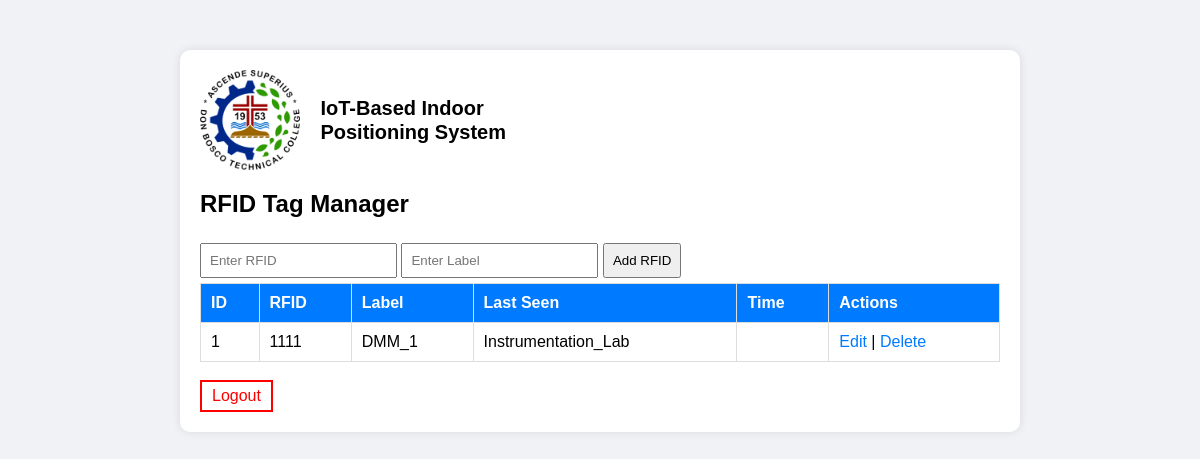
Page /dashboard (signed in) on the earlier database version.
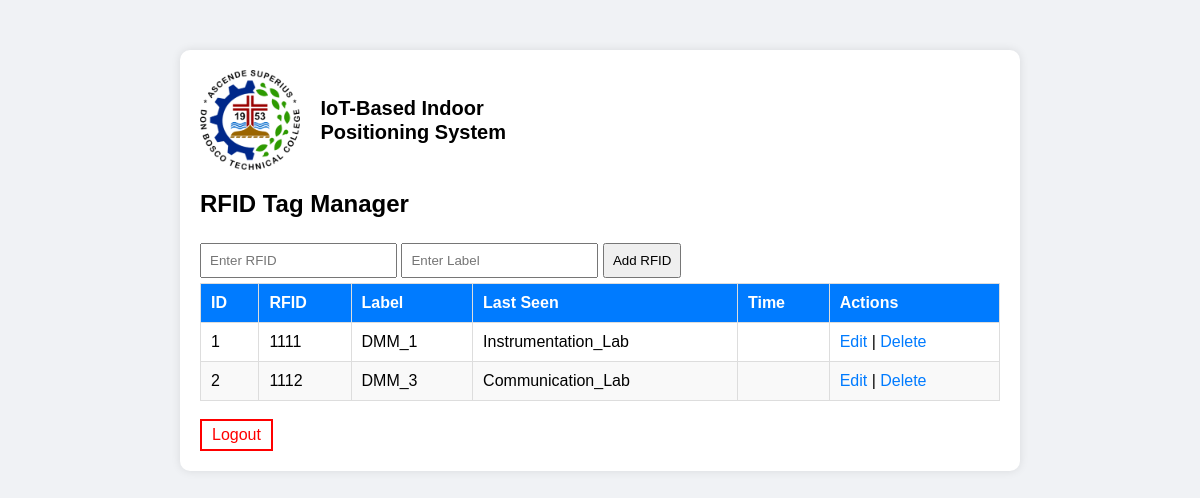
Same page on the later database version.
### app.py (models this page shows)
class Tag(db.Model):
    id = db.Column(db.Integer, primary_key=True)
    rfid = db.Column(db.String(120), unique=True, nullable=False)
    label = db.Column(db.String(120), nullable=False)
    last_seen = db.Column(db.String(120), nullable=False)
    time_seen = db.Column(db.String(120), nullable=False)

### app.py (the view, shortened to what this page needs)
@app.route('/dashboard', methods=['GET', 'POST'])
@login_required
def dashboard():
    tags = Tag.query.all()
    return render_template('dashboard.html', tags=tags)

### app.py (called while the page is built)
@login_manager.user_loader
def load_user(user_id):
    return User.query.get(int(user_id))

### templates/dashboard.html
{% extends "layout.html" %}
{% block content %}
<div class="box">
    <div style="display: flex; align-items: center; gap: 20px;">
        <img src="{{ url_for('static', filename='DONB.png') }}" alt="Don Bosco Logo" style="height: 100px;">
        <div style="font-size: 20px; font-weight: bold; line-height: 1.2;">
            IoT-Based Indoor<br>
            Positioning System
        </div>
    </div>
    <h2>RFID Tag Manager</h2>
    <form method="POST">
        <input type="text" name="rfid" placeholder="Enter RFID" required>
        <input type="text" name="label" placeholder="Enter Label" required>
        <button type="submit">Add RFID</button>
    </form>
    <table>
        <thead>
            <tr>
                <th>ID</th>
                <th>RFID</th>
                <th>Label</th>
                <th>Last Seen</th>
                <th>Time</th>
                <th>Actions</th>
            </tr>
        </thead>
        <tbody>
            {% for tag in tags %}
            <tr>
                <td>{{ tag.id }}</td>
                <td>{{ tag.rfid }}</td>
                <td>{{ tag.label }}</td>
                <td>{{ tag.last_seen.split(' ')[0] if tag.last_seen else "N/A" }}</td>
                <td>{{ tag.last_seen.split(' ')[1] if tag.last_seen else "N/A" }}</td>
                <td>
                    <a href="{{ url_for('edit', id=tag.id) }}">Edit</a> |
                    <a href="{{ url_for('delete', id=tag.id) }}">Delete</a>
                </td>
            </tr>
            {% endfor %}
        </tbody>
    </table>
    <br>
    <a href="{{ url_for('logout') }}" style="display: inline-block; border: 2px solid red; padding: 5px 10px; color: red; text-decoration: none;">Logout</a>
</div>
{% endblock %}

### templates/layout.html (shortened to what this page needs)
<!DOCTYPE html>
<html lang="en">
<head>
</head>
<body>
    {% block content %}{% endblock %}
</body>
</html>

### templates/layout.html (style rules this page uses)
body { font-family: Arial, sans-serif; background-color: #f0f2f5; margin: 0; padding: 0; }
.box { width: 800px; margin: 50px auto; padding: 20px; background-color: white; border-radius: 10px; box-shadow: 0 0 10px rgba(0, 0, 0, 0.1); }
table { width: 100%; border-collapse: collapse; }
th, td { padding: 10px; text-align: left; border: 1px solid #ddd; }
th { background-color: #007bff; color: white; }
tr:nth-child(even) { background-color: #f9f9f9; }
a { color: #007bff; text-decoration: none; }
input, button { padding: 8px; margin: 5px 0; }

Differences in the rows shown:
added Tag: id "2", rfid "1112", label "DMM_3", last_seen "Communication_Lab"
